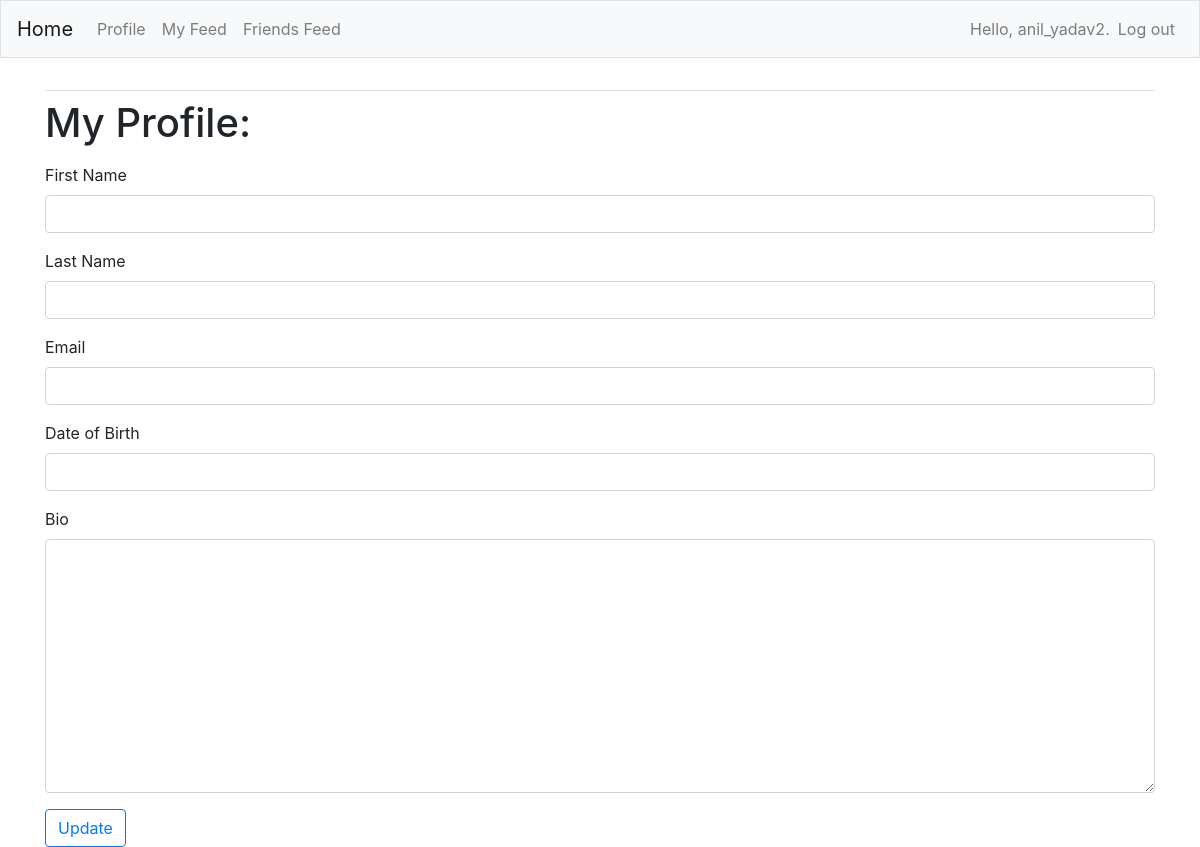
The page /profile/ (signed in) on the database as committed earlier.
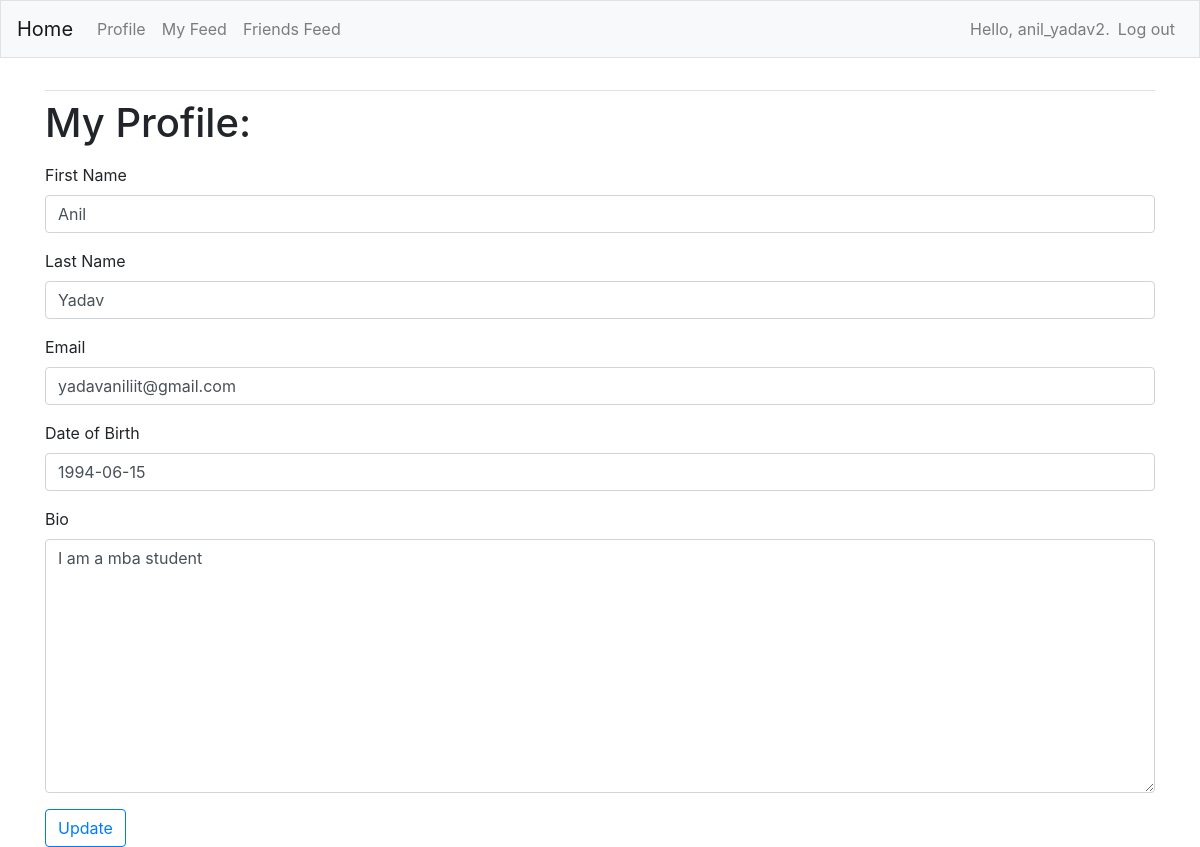
The same page on the database as committed later.
### FeedApp/models.py (models this page shows, shortened)
class Profile(models.Model):
    first_name = models.CharField(max_length=200,blank=True)
    last_name = models.CharField(max_length=200,blank=True)
    email = models.EmailField(max_length=300,blank=True)
    dob = models.DateField(null=True, blank=True)
    bio = models.TextField(blank=True)
    user = models.OneToOneField(User, on_delete=models.CASCADE)
    friends = models.ManyToManyField(User,blank=True, related_name='friends')
    created = models.DateTimeField(auto_now=True)
    updated = models.DateTimeField(auto_now_add=True)

### FeedApp/views.py (the view)
# urls.py: path('profile/', views.profile, name='profile'),
def profile(request):
    profile = Profile.objects.filter(user=request.user)
    if not profile.exists():
        Profile.objects.create(user=request.user)
    profile = Profile.objects.get(user=request.user)
    if request.method != 'POST':
        form = ProfileForm(instance=profile)
    else:
        form = ProfileForm(instance=profile,data=request.POST)
        if form.is_valid():
            form.save()
            return redirect('FeedApp:profile')
    context = {'form':form}
    return render(request, 'FeedApp/profile.html', context)

### FeedApp/forms.py
class ProfileForm(forms.ModelForm):
    class Meta:
        model = Profile
        fields = ['first_name','last_name','email','dob','bio']
        labels = {'first_name':'First Name',
                    'last_name':'Last Name',
                    'email':'Email',
                    'dob':'Date of Birth',
                    'bio':'Bio'}

### FeedApp/templates/FeedApp/profile.html (shortened to what this page needs)
{% extends "FeedApp/base.html" %}
{% load bootstrap4 %}
{% load crispy_forms_tags %}
{% block content %}
<h1><p>My Profile:</p></h1>
<form action="{% url 'FeedApp:profile' %}" method='post'>
    {{ form | crispy}}
    <button name="submit" class="btn btn-outline-primary">Update</button>
</form>
{% endblock content %}

### FeedApp/templates/FeedApp/base.html (shortened to what this page needs)
{% load bootstrap4 %}
<!doctype html>
<html lang="en">
    <head>
        {% bootstrap_css %}
    </head>
    <body>
        <nav class="navbar navbar-expand-md navbar-light bg-light mb-4 border">
        <a class="navbar-brand" href="{% url 'FeedApp:index'%}">
            Home</a>
        <div class="collapse navbar-collapse" id="navbarCollapse">
            <ul class="navbar-nav mr-auto">
                <li class="nav-item">
                    <a class="nav-link" href="{% url 'FeedApp:profile' %}">Profile</a>
                </li>
                <li class="nav-item">
                    <a class="nav-link" href="{% url 'FeedApp:myfeed' %}">My Feed</a>
                </li>
                <li class="nav-item">
                    <a class="nav-link" href="{% url 'FeedApp:friendsfeed' %}">Friends Feed</a>
                </li>
            </ul>
            <ul class="navbar-nav ml-auto">
                {% if user.is_authenticated %}
                <li class="nav-item">
                    <span class="navbar-text">Hello, {{ user.username }}.</span>
                </li>
                <li class="nav-item">
                    <a class="nav-link" href="{% url 'users:logout' %}">Log out</a>
                </li>
                {% else %}
                  <li class="nav-item">
                    <a class="nav-link" href="{% url 'users:register' %}">Register</a>
                  </li>
                  <li class="nav-item">
                    <a class="nav-link" href="{% url 'users:login' %}">Log in</a></li>
                {% endif %}
              </ul>
        </div>
        </nav>
        <main role="main" class="container">
            <div class="pb-2 mb-2 border-bottom">
            </div>
            <div>
                {% block content %}{% endblock content %}
            </div>
        </main>
    </body>
</html>

Rows that differ between the two databases and show on the page:
changed Profile: first_name (not shown) → "Anil"; last_name (not shown) → "Yadav"; email (not shown) → "yadavaniliit@gmail.com"; dob (not shown) → "1994-06-15"; bio (not shown) → "I am a mba student"
